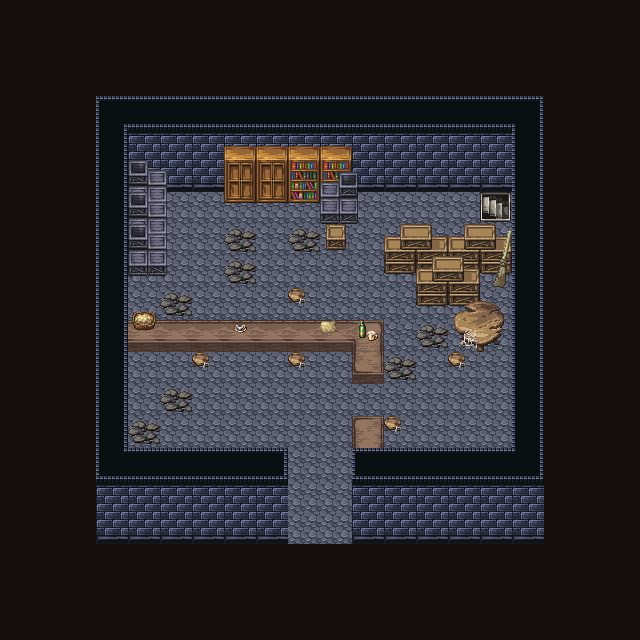

This is a level from a 2D game, rendered from its Tiled map with the project's own tilesets. A one-line summary and the map file follow, with tile-layer data summarised:
An orthogonal 20x20 tile map with 32x32 px tiles, 14 tile layers (floor, wall1, dirt, shadow, ...).

<map version="1.10" tiledversion="1.10.1" orientation="orthogonal" renderorder="right-down" width="20" height="20" tilewidth="32" tileheight="32" infinite="0" nextlayerid="16" nextobjectid="1">
 <tileset firstgid="1" source="../26,27_tsx/26,27_maptip_3x.tsx" />
 <layer id="3" name="floor" width="20" height="20">
  <data>[400 cells, 132 non-empty, 1 distinct tile ids]</data>
 </layer>
 <layer id="2" name="wall1" width="20" height="20">
  <data>[400 cells, 84 non-empty, 11 distinct tile ids]</data>
 </layer>
 <layer id="8" name="dirt" width="20" height="20">
  <data>[400 cells, 0 non-empty, 0 distinct tile ids]</data>
 </layer>
 <layer id="13" name="shadow" width="20" height="20">
  <data>[400 cells, 0 non-empty, 0 distinct tile ids]</data>
 </layer>
 <layer id="6" name="furniture1" width="20" height="20">
  <data>[400 cells, 30 non-empty, 16 distinct tile ids]</data>
 </layer>
 <layer id="7" name="furniture2" width="20" height="20">
  <data>[400 cells, 30 non-empty, 19 distinct tile ids]</data>
 </layer>
 <layer id="12" name="furniture3" width="20" height="20">
  <data>[400 cells, 8 non-empty, 8 distinct tile ids]</data>
 </layer>
 <layer id="15" name="furniture4" width="20" height="20">
  <data>[400 cells, 2 non-empty, 2 distinct tile ids]</data>
 </layer>
 <layer id="10" name="kerb" width="20" height="20">
  <data>[400 cells, 0 non-empty, 0 distinct tile ids]</data>
 </layer>
 <layer id="5" name="chara" width="20" height="20">
  <data>[400 cells, 0 non-empty, 0 distinct tile ids]</data>
 </layer>
 <layer id="9" name="furniture4" width="20" height="20">
  <data>[400 cells, 5 non-empty, 3 distinct tile ids]</data>
 </layer>
 <layer id="14" name="furniture5" width="20" height="20">
  <data>[400 cells, 1 non-empty, 1 distinct tile ids]</data>
 </layer>
 <layer id="4" name="wall2" width="20" height="20">
  <data>[400 cells, 10 non-empty, 4 distinct tile ids]</data>
 </layer>
 <layer id="1" name="black" width="20" height="20">
  <data>[400 cells, 204 non-empty, 1 distinct tile ids]</data>
 </layer>
</map>
